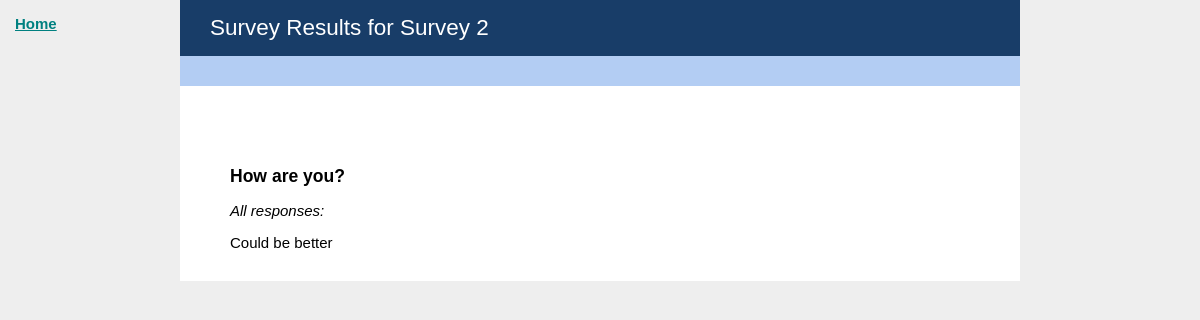
/results/2/, run on an earlier commit of the app's database.
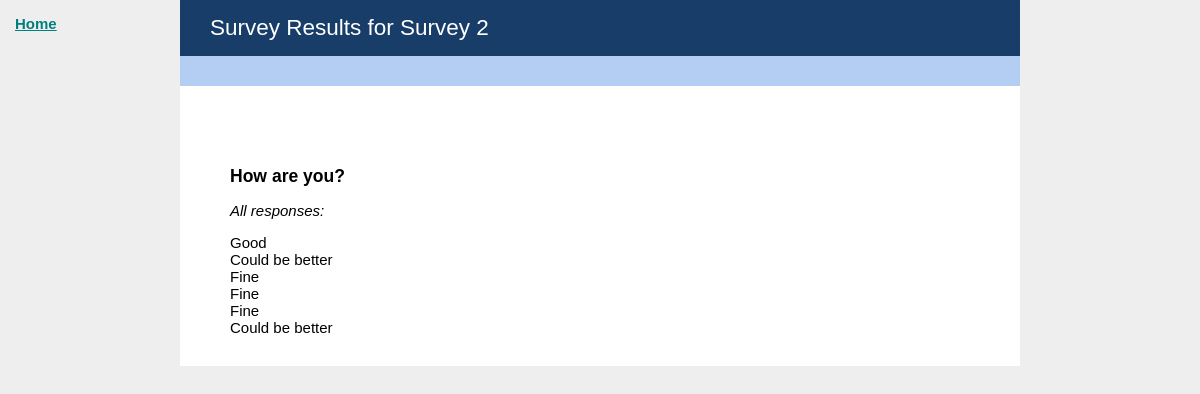
And on a later commit of the database.
### core/models.py (models this page shows, shortened)
class Question(models.Model):
    question_id = models.AutoField(primary_key=True)
    survey_id = models.ForeignKey('Survey')
    question_type = models.CharField(max_length=20)
    question_order = models.IntegerField()
    question_text = models.CharField(max_length=200, default="Question text.")
    def getResponses(self):
        return Response.objects.all().filter(question_id = self.question_id)

class Response(models.Model):
    response_id = models.AutoField(primary_key=True)
    response_group_id = models.IntegerField(default=0)
    answer_id = models.ForeignKey('Answer')
    question_id = models.ForeignKey('Question')
    def getResponsesInGroup(self):
        return Response.objects.all().filter(response_group_id = self.response_group_id).filter(question_id = self.question_id)
    def __unicode__(self):
     return '%s' % (self.answer_id)

class Answer(models.Model):
    answer_id = models.AutoField(primary_key=True)
    question_id = models.ForeignKey('Question')
    answer_text = models.CharField(max_length=200)
    def __unicode__(self):
        return self.answer_text

### core/views.py (the view)
# urls.py: url(r'^results/(?P<surveyID>[0-9]+)/$', core.views.view_results),
def view_results(request, surveyID):
    survey_obj = Survey.objects.raw('SELECT * FROM core_survey WHERE survey_id =  %s', [surveyID])[0]
    survey_questions = Question.objects.all().filter(survey_id=surveyID).order_by('question_order')
    showPopular = True if survey_obj.survey_id == 1 else False
    return render(request, 'results.html', { 'survey_data': survey_obj, 'survey_questions': survey_questions, 'showPopular':showPopular })

### betterhelp_exercise/templates/results.html (shortened to what this page needs)
{% extends "base.html" %}
{% load core_extras %}
{% block content %}
    <header>
        <h1>Survey Results for {{ survey_data.survey_name}}</h1>
    </header>
    <section>
    {% for question in survey_questions %}
        {% if question.question_text != "What is your gender?" %}
            <h3>{{ question.question_text }}</h3>
            {% if showPopular %}
                <p>
                    <em>Most popular answer for males:</em> {% for answer in question.getMostPopMaleAnswer %} {{answer.answer_text}} {% endfor %}
                </p>
                <p>
                    <em>Most popular answer for females:</em> {% for answer in question.getMostPopFemaleAnswer %} {{answer.answer_text}} {% endfor %}
                </p>
            {% else %}
                <p><em>All responses:</em></p>
                {% for response in question.getResponses %}
                    {{ response }}<br />
                {% endfor %}
            {% endif %}
        {% endif %}
    {% endfor %}
    </section>
{% endblock %}

What changed in the data, as far as the page shows it:
added Response: answer_id.answer_text "Good"
added Response: answer_id.answer_text "Fine"
added Response: answer_id.answer_text "Fine"
added Response: answer_id.answer_text "Fine"
added Response: answer_id.answer_text "Could be better"
